Frame 1 (no input): blank canvas, image omitted
Frame 60 (the mouse pressed at the canvas centre just before this capture): blank canvas, image omitted
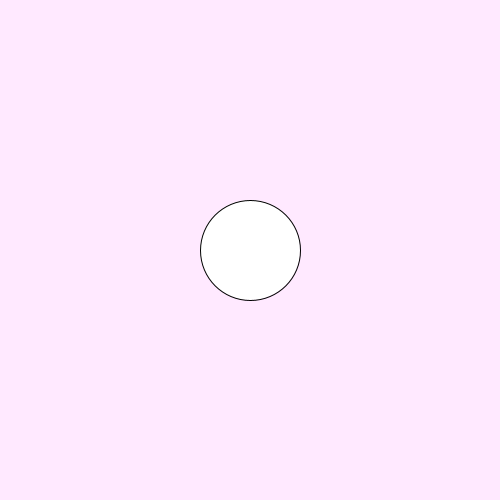
Frame 120 (the mouse held since frame 60 and released just before this capture)

The Processing sketch whose frames 1 and 60 were blank and that drew this single picture after the mouse press (run headless with seeded random() and noise(); from frame 60 on, the mouse is pressed at the canvas centre):

// Processing sketch: Button_Example
// ── Button_Example.pde
//Global Variables
Boolean start=false, startGame=false;
float quitButtonX, quitButtonY, quitButtonWidthDiameter, quitButtonHeightDiameter;
int appWidth, appHeight;
int CursorX = mouseX, CursorY = mouseY;
int x, y;
float disX = x - mouseX;
float disY = y - mouseY;
color quitButtonColour, color1 = #00008B, color2 = #FFFFFF; //Color here: colorname=hexcode; 
//
void setup() {
  size(500, 500);
  //fullScreen(); //displayWidth, displayHeight
  displayOrientation();
  appWidth = width;
  appHeight = height;
  population();
}//End setup
//
void draw() {
  if ( startGame == true) {
    programDraw();
  } //End If-Start
}//End draw
//
void keyPressed() {
  //
  if (key == CODED || keyCode == ENTER && start == true) {
    println("Hi"); 
    startGame = true;
  }
  keyboardShortcuts();
}//End keyPressed
//
void mousePressed() {
  //
  mouseKeyBinding();
}//End mousePressed
//
//End Main Program

//Scrapped Code for Reference:
//
//Old Button Algorithm
/* if (CursorX >= appWidth - 300) {
 if (CursorX <= appWidth - 200) {
 exit(); println("Hi");
 } else {
 }
 if (CursorY >= appHeight - 300) {
 if (CursorY <= appHeight - 200) {
 exit();
 }
 }
 }
 if (CursorX <= appWidth - 200) {
 if (CursorX >= appWidth - 300) {
 exit();
 }
 if (CursorY <= appHeight - 200) {
 if (CursorY >= appHeight - 300) {
 exit();
 }
 }
 }
 }
 if (CursorX <= appWidth - 200) {
 if (CursorX >= appWidth - 300) {
 exit();
 } else {
 }
 if (CursorY >= appHeight - 300) {
 if (CursorY <= appHeight - 200) {
 exit();
 }
 }
 */

// ── Debugging_Logical_Circle.pde
void debugLogicalCircle() {
  println("X-Value", quitButtonX, quitButtonWidthDiameter, mouseX);
  println("Y-Value", quitButtonY, quitButtonHeightDiameter, mouseY);
} //End debugLogicalCircle

// ── Population.pde
void population() {
  float centerX = appWidth * 1/2, centerY = appHeight * 1/2; //Point
  quitButtonX = centerX;
  quitButtonY = centerY;
  quitButtonWidthDiameter = 100;
  quitButtonHeightDiameter = 100;
} //End Population

// ── Program_Draw.pde
void programDraw() {
  background(255, 233, 255); //Night Mode not considered yet
  //debugLogicalCircle();
  quitButtonRollover();
  quitButtonDraw();
} //End programDraw

// ── Quit_Button_Rollover.pde
void quitButtonRollover() {
   if ( mouseX>quitButtonX && mouseX<quitButtonX+quitButtonWidthDiameter && mouseY>quitButtonY && mouseY<quitButtonY+quitButtonHeightDiameter ) {
    quitButtonColour = color1; //Remember Knight Mode
    //HINT logical rect: QuitButtonWorks-Boolean TRUE, here
  } else {
    quitButtonColour = color2; //Remember Day Mode
    //HINT logical rect: QuitButtonWorks-Boolean FALSE, here
  } //End Rollover
} //End quitButtonRollover

// ── Shortcuts.pde
void keyboardShortcuts() {
  if ( key == CODED || keyCode == ESC ) {
    exit();
  }
  if ( key == CODED || keyCode == DELETE ) {
    exit();
  }
} //End keyboardShortcuts
//
//
void mouseKeyBinding() {
  if (mousePressed) {
    start = true;
  } 
  if (start == true) {
    println("Press Enter To Begin Game");
    //Quit Button: Logical Circle, see println in draw()
    //if (mouseX> && mouseX< && mouseY< && mouseY> )
    if (startGame = true) {
      if ( mouseX>quitButtonX && mouseX<quitButtonX+quitButtonWidthDiameter && mouseY>quitButtonY && mouseY<quitButtonY+quitButtonHeightDiameter ) {
        exit();
      }
    }
  }
} //End mouseKeyBinding

// ── displayOrientation.pde
void displayOrientation() {
  //Display & Oritentation Algorithms not considered yet
} //End displayOrientation

// ── quitButtonDraw.pde
void quitButtonDraw() {
  fill(quitButtonColour);
  ellipse(quitButtonX, quitButtonY, quitButtonWidthDiameter, quitButtonHeightDiameter);
} //End quitButtonDraw
